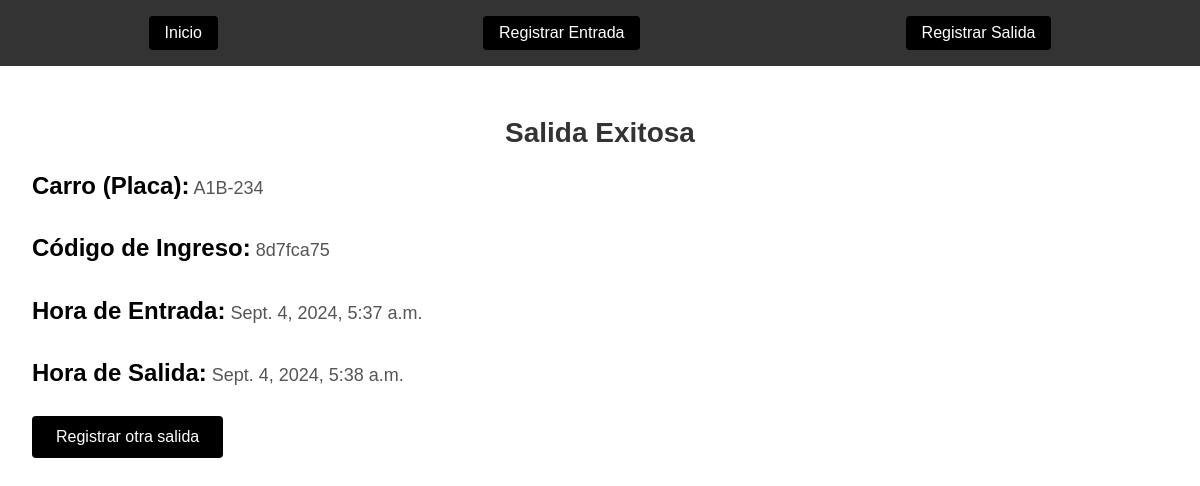
Screenshot of /historial/salida-exitosa/8d7fca75/ with the database file from the repository.
### historial/models.py (models this page shows, shortened)
class Registro_Visita(models.Model):
    carro = models.ForeignKey(Carro, on_delete=models.CASCADE, related_name="visitas")
    codigo = models.CharField(max_length=100, unique=True, verbose_name="Codigo de ingreso")
    fecha_entrada = models.DateTimeField(auto_now_add= True, verbose_name="Hora de entrada")
    fecha_salida = models.DateTimeField(null=True, blank=True, verbose_name="Hora de salida")

### registro/models.py (models this page shows, shortened)
class Carro(models.Model):
    placa = models.CharField(max_length=10, unique=True, verbose_name="Placa")
    tipo = models.ForeignKey(Tipo_V, on_delete=models.CASCADE, related_name="carros")
    marca = models.CharField(max_length=100, verbose_name="Marca del vehiculo")
    modelo = models.CharField(max_length=150, verbose_name="Modelo del vehiculo")
    color = models.CharField(max_length=90, verbose_name="Color del Vehiculo")
    usuario = models.ForeignKey(Usuario, on_delete=models.CASCADE, related_name="carros")
    class Meta:
        verbose_name = "Carro"
        verbose_name_plural = "Carros"

### historial/views.py (the view)
# urls.py: path('salida-exitosa/<str:codigo>/', views.salida_exitosa, name='salida_exitosa'),
def salida_exitosa(request, codigo):
    visita = get_object_or_404(Registro_Visita, codigo=codigo)
    context = {
        'visita': visita
    }
    return render(request, 'salida_exitosa.html', context)

### historial/templates/salida_exitosa.html (shortened to what this page needs)
{% extends 'base1.html' %}
{% block content %}
<h1>Salida Exitosa</h1>
<p><strong>Carro (Placa):</strong> {{ visita.carro.placa }}</p>
<p><strong>Código de Ingreso:</strong> {{ visita.codigo }}</p>
<p><strong>Hora de Entrada:</strong> {{ visita.fecha_entrada }}</p>
<p><strong>Hora de Salida:</strong> {{ visita.fecha_salida }}</p>
<a href="{% url 'registrar_salida' %}">Registrar otra salida</a>
{% endblock %}

### historial/templates/base1.html (style rules this page uses)
body { font-family: Arial, sans-serif; margin: 0; padding: 0; }
h1 { color: #333; margin-bottom: 1rem; }
p { line-height: 1.6; margin-bottom: 1rem; }
h1 { text-align: center; margin-bottom: 1.5rem; }
h1 { font-size: 1.75rem; color: #333; margin-bottom: 1rem; }
p { font-size: 1.125rem; color: #555; margin-bottom: 1.5rem; }
strong { font-size: 1.5rem; color: #000; }
a { display: inline-block; padding: 0.75rem 1.5rem; font-size: 1rem; color: #fff; background-color: #000000; text-decoration: none; border-radius: 4px; transition: background-color 0.3s ease; }

### rows the page displays
Registro_Visita: carro.placa "A1B-234", codigo "8d7fca75", fecha_entrada "Sept. 4, 2024, 5:37 a.m.", fecha_salida "Sept. 4, 2024, 5:38 a.m."
